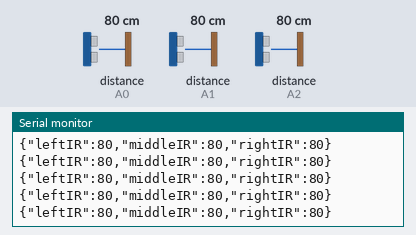
Recording of a sketch running on a simulated Arduino Uno, built with avr-gcc and run on an emulated ATmega328P. Parts: the last lines printed to the serial monitor. The test bench sets the inputs (shaded band); at power-on: distance to the obstacle (sensors on A0, A1, A2) 80 cm.

Above: at 1.2 s.
1.3 s: distance to the obstacle (sensor on A0) set to 2 cm
At 1.31 s:
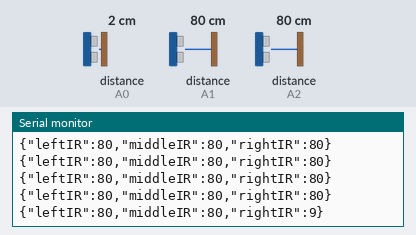
4.3 s: distance to the obstacle (sensor on A1) set to 2 cm
At 4.3 s:
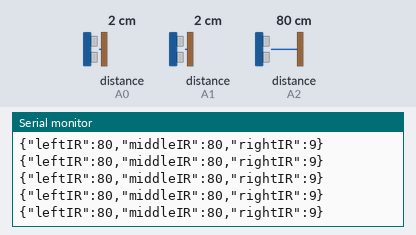
7.3 s: distance to the obstacle (sensor on A2) set to 2 cm
At 7.35 s:
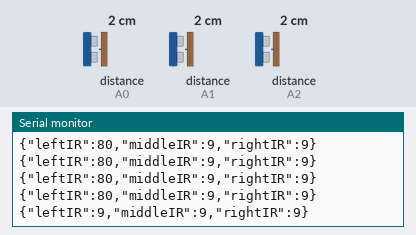
10.3 s: distance to the obstacle (sensor on A0) set to 18 cm
At 10.33 s:
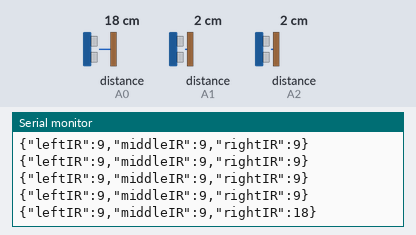
11.8 s: distance to the obstacle (sensor on A1) set to 18 cm
At 11.82 s:
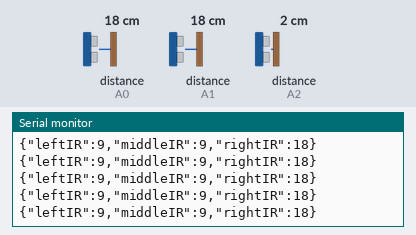
13.3 s: distance to the obstacle (sensor on A2) set to 18 cm
At 13.32 s:
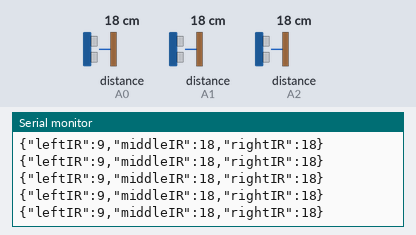
Timing chart, 0 to 15.8 s (numbered marks = the images above; inputs shaded):
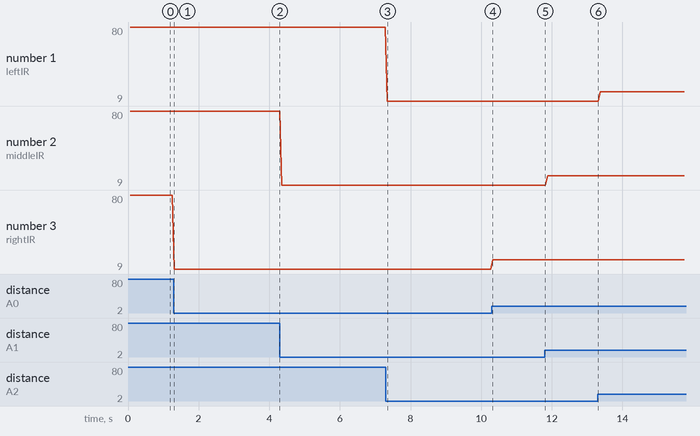

Measured:
- after the input at 1.3 s, the serial monitor: prints a new line at once (image 1)
- after the input at 7.3 s, the serial monitor: prints a new line after 0.05 s (image 3)
- after the input at 10.3 s, the serial monitor: prints a new line at once (image 4)
- plotted number 3: 80 → 9 after the input at 1.3 s, 9 → 18 after the input at 10.3 s

The sketch:

arduino.ino
```cpp
#include <ArduinoJson.h>
#include <SharpIR.h>

int LeftCM, MiddleCM, RightCM;

StaticJsonDocument<1024> json;

#define LeftIRPin A2
#define MiddleIRPin A1
#define RightIRPin A0
#define model 1080
SharpIR LeftIRSensor = SharpIR(LeftIRPin, model);
SharpIR MiddleIRSensor = SharpIR(MiddleIRPin, model);
SharpIR RightIRSensor = SharpIR(RightIRPin, model);

void setup() {
  Serial.begin(9600);
}

void loop() {
  LeftCM = LeftIRSensor.distance();
  MiddleCM = MiddleIRSensor.distance();
  RightCM = RightIRSensor.distance();
  json["leftIR"] = LeftCM;
  json["middleIR"] = MiddleCM;
  json["rightIR"] = RightCM;

  serializeJson(json, Serial);
  Serial.println();
}
```
